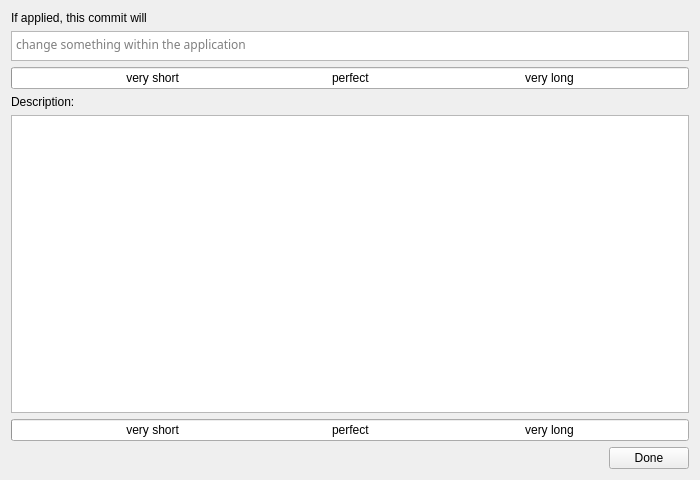
<?xml version="1.0" encoding="UTF-8"?>
<ui version="4.0">
 <class>MainWindow</class>
 <widget class="QMainWindow" name="MainWindow">
  <property name="windowModality">
   <enum>Qt::ApplicationModal</enum>
  </property>
  <property name="geometry">
   <rect>
    <x>0</x>
    <y>0</y>
    <width>700</width>
    <height>480</height>
   </rect>
  </property>
  <property name="minimumSize">
   <size>
    <width>700</width>
    <height>480</height>
   </size>
  </property>
  <property name="maximumSize">
   <size>
    <width>700</width>
    <height>480</height>
   </size>
  </property>
  <property name="windowTitle">
   <string>CommitEd</string>
  </property>
  <property name="windowIcon">
   <iconset resource="resources.qrc">
    <normaloff>:/application-vnd.scribus.svg</normaloff>:/application-vnd.scribus.svg</iconset>
  </property>
  <widget class="QWidget" name="centralWidget">
   <layout class="QVBoxLayout" name="verticalLayout">
    <item>
     <widget class="QLabel" name="label_2">
      <property name="text">
       <string>If applied, this commit will </string>
      </property>
      <property name="alignment">
       <set>Qt::AlignLeading|Qt::AlignLeft|Qt::AlignTop</set>
      </property>
     </widget>
    </item>
    <item>
     <widget class="QTextEdit" name="textEditSummary">
      <property name="maximumSize">
       <size>
        <width>16777215</width>
        <height>30</height>
       </size>
      </property>
      <property name="font">
       <font>
        <family>Ubuntu Mono</family>
       </font>
      </property>
      <property name="lineWrapMode">
       <enum>QTextEdit::FixedColumnWidth</enum>
      </property>
      <property name="lineWrapColumnOrWidth">
       <number>72</number>
      </property>
      <property name="placeholderText">
       <string>change something within the application</string>
      </property>
     </widget>
    </item>
    <item>
     <widget class="QProgressBar" name="progressBarProblem">
      <property name="maximum">
       <number>72</number>
      </property>
      <property name="value">
       <number>0</number>
      </property>
      <property name="format">
       <string>very short                                              perfect                                               very long</string>
      </property>
     </widget>
    </item>
    <item>
     <widget class="QLabel" name="label_3">
      <property name="text">
       <string>Description:</string>
      </property>
      <property name="alignment">
       <set>Qt::AlignLeading|Qt::AlignLeft|Qt::AlignTop</set>
      </property>
     </widget>
    </item>
    <item>
     <widget class="QTextEdit" name="textEditDescription">
      <property name="font">
       <font>
        <family>Ubuntu Mono</family>
       </font>
      </property>
      <property name="lineWrapMode">
       <enum>QTextEdit::FixedColumnWidth</enum>
      </property>
      <property name="lineWrapColumnOrWidth">
       <number>72</number>
      </property>
      <property name="placeholderText">
       <string/>
      </property>
     </widget>
    </item>
    <item>
     <widget class="QProgressBar" name="progressBarSolution">
      <property name="font">
       <font>
        <family>Ubuntu</family>
       </font>
      </property>
      <property name="maximum">
       <number>512</number>
      </property>
      <property name="value">
       <number>0</number>
      </property>
      <property name="format">
       <string>very short                                              perfect                                               very long</string>
      </property>
     </widget>
    </item>
    <item>
     <layout class="QHBoxLayout" name="horizontalLayout">
      <item>
       <spacer name="horizontalSpacer">
        <property name="orientation">
         <enum>Qt::Horizontal</enum>
        </property>
        <property name="sizeHint" stdset="0">
         <size>
          <width>40</width>
          <height>20</height>
         </size>
        </property>
       </spacer>
      </item>
      <item>
       <widget class="QPushButton" name="pushButtonDone">
        <property name="text">
         <string>Done</string>
        </property>
       </widget>
      </item>
     </layout>
    </item>
   </layout>
  </widget>
 </widget>
 <layoutdefault spacing="6" margin="11"/>
 <resources>
  <include location="resources.qrc"/>
 </resources>
 <connections>
  <connection>
   <sender>pushButtonDone</sender>
   <signal>clicked()</signal>
   <receiver>MainWindow</receiver>
   <slot>close()</slot>
   <hints>
    <hint type="sourcelabel">
     <x>645</x>
     <y>452</y>
    </hint>
    <hint type="destinationlabel">
     <x>349</x>
     <y>239</y>
    </hint>
   </hints>
  </connection>
 </connections>
</ui>
